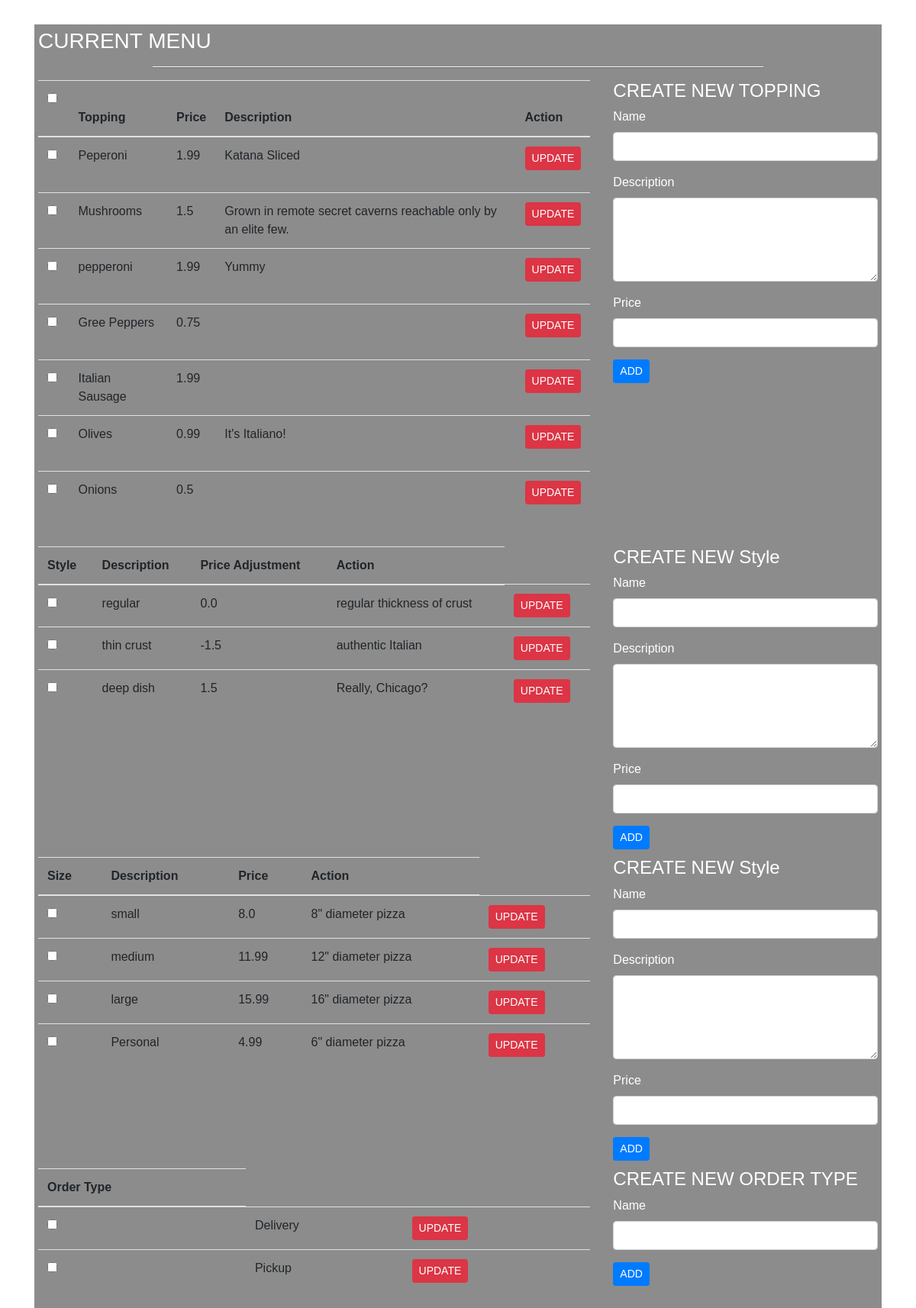
/admin/dash (signed in), run on the app's committed database.
### models.py (models this page shows, shortened)
class ToppingMenu(db.Model):
    __tablename__="toppings_menu"
    id=db.Column(db.Integer,primary_key=True)
    name=db.Column(db.String(255))
    description=db.Column(db.String(255))
    price=db.Column(db.Float)
    available=db.Column(db.Boolean)
    created_at = db.Column(db.DateTime, server_default=func.now())
    updated_at = db.Column(db.DateTime, server_default=func.now(), onupdate=func.now())
    @classmethod
    def get_all(cls):
        return cls.query.all()

class Style(db.Model):
    __tablename__="styles"
    id=db.Column(db.Integer,primary_key=True)
    name=db.Column(db.String(255))
    description=db.Column(db.String(255))
    price=db.Column(db.Float)
    created_at = db.Column(db.DateTime, server_default=func.now())
    updated_at = db.Column(db.DateTime, server_default=func.now(), onupdate=func.now())
    @classmethod
    def get_all(cls):
        return cls.query.all()

class Size(db.Model):
    __tablename__="sizes"
    id=db.Column(db.Integer,primary_key=True)
    name=db.Column(db.String(255))
    description=db.Column(db.String(255))
    price=db.Column(db.Float)
    created_at = db.Column(db.DateTime, server_default=func.now())
    updated_at = db.Column(db.DateTime, server_default=func.now(), onupdate=func.now())
    @classmethod
    def get_all(cls):
        return cls.query.all()

class OrderType(db.Model):
    __tablename__="order_type"
    id=db.Column(db.Integer,primary_key=True)
    name=db.Column(db.String(255))
    created_at = db.Column(db.DateTime, server_default=func.now())
    updated_at = db.Column(db.DateTime, server_default=func.now(), onupdate=func.now())
    @classmethod
    def get_all(cls):
        return cls.query.all()

### staff_controller.py (the view)
def admin_dash():
    if not 'employee_id' in session.keys():
        return redirect('/admin')
    if not Staff.is_logged_in_as_admin:
        return redirect('/')
    topping_menu=ToppingMenu.get_all()
    sizes=Size.get_all()
    styles=Style.get_all()
    order_types=OrderType.get_all()
    return render_template('admindash.html',topping_menu=topping_menu,sizes=sizes,styles=styles, order_types=order_types)

### templates/admindash.html (shortened to what this page needs)
<!DOCTYPE html>
<html lang="en" dir="ltr">
     <head>
          <link rel="stylesheet" href="https://stackpath.bootstrapcdn.com/bootstrap/4.3.1/css/bootstrap.min.css">
          <link rel="stylesheet" href="{{ url_for('static', filename='style.css') }}">
     </head>
     <body>
          <div class="container">
               <div class="header">
                    <h1 class="h5">ADMIN DASHBOARD</h1>
               </div>
               <div class="section">
                    <h1 class="h3">CURRENT MENU</h1>
                    <hr>
                    <div class="row">
                         <div class="col-8">
                              <table class="table">
                                   <thead>
                                        <tr>
                                             <th>
                                                  <input type="checkbox" name="active-toppings-bulk" value="">
                                             </th>
                                             <th scope="col">Topping</th>
                                             <th scope="col">Price</th>
                                             <th scope="col">Description</th>
                                             <th scope="col">Action</th>
                                        </tr>
                                   </thead>
                                   <tbody>
                                        {% for topping in topping_menu: %}
                                        <tr>
                                             <td><input type="checkbox" name="active-toppings-bulk" value="">
                                             <label for="active-toppings-bulk"></label></td>
                                             <td>{{topping.name}}</td>
                                             <td>{{topping.price}}</td>
                                             <td>{{topping.description}}</td>
                                             <td><a href="#" class="btn btn-sm btn-danger">UPDATE</a></td>
                                        </tr>
                                        {% endfor %}
                                   </tbody>
                              </table>
                         </div>
                         <div class="col-4">
                              <h3 class="h4">CREATE NEW TOPPING</h3>
                              <form class="" action="/admin/create_topping" method="post">
                                   <div class="form-group">
                                        <label for="top_name">Name</label>
                                       <input type="text" class="form-control" name="top_name" value="">
                                   </div>
                                   <div class="form-group">
                                        <label for="description">Description</label>
                                       <textarea class="form-control" name="description" rows="4" cols="40"></textarea>
                                   </div>
                                   <div class="form-group">
                                        <label for="price">Price</label>
                                       <input type="text" class="form-control" name="price" value="">
                                   </div>
                                   <input type="submit" class="btn btn-sm btn-primary" value="ADD">
                              </form>
                         </div>
                    </div>
               </div>
               <div class="section">
                    <div class="row">
                         <div class="col-8">
                              <table class="table">
                                   <thead>
                                        <tr>
                                             <th scope="col">Style</th>
                                             <th scope="col">Description</th>
                                             <th scope="col">Price Adjustment</th>
                                             <th scope="col">Action</th>
                                        </tr>
                                   </thead>
                                   <tbody>
                                        {% for style in styles: %}
                                        <tr>
                                             <td><input type="checkbox" name="active-toppings-bulk" value="">
                                             <label for="active-toppings-bulk"></label></td>
                                             <td>{{style.name}}</td>
                                             <td>{{style.price}}</td>
                                             <td>{{style.description}}</td>
                                             <td><a href="#" class="btn btn-sm btn-danger">UPDATE</a></td>
                                        </tr>
                                        {% endfor %}
                                   </tbody>
                              </table>
                         </div>
                         <div class="col-4">
                              <h3 class="h4">CREATE NEW Style</h3>
                              <form class="" action="/admin/create_style" method="post">
                                   <div class="form-group">
                                        <label for="name">Name</label>
                                        <input type="text" class="form-control" name="name" value="">
                                   </div>
                                   <div class="form-group">
                                        <label for="description">Description</label>
                                        <textarea class="form-control" name="description" rows="4" cols="40"></textarea>
                                   </div>
                                   <div class="form-group">
                                        <label for="price">Price</label>
                                        <input type="text" class="form-control" name="price" value="">
                                   </div>
                                   <input type="submit" class="btn btn-sm btn-primary" value="ADD">
                              </form>
                         </div>
                    </div>
               </div>
               <div class="section">
                    <div class="row">
                         <div class="col-8">
                              <table class="table">
                                   <thead>
                                        <tr>
                                             <th scope="col">Size</th>
                                             <th scope="col">Description</th>
                                             <th scope="col">Price</th>
                                             <th scope="col">Action</th>
                                        </tr>
                                   </thead>
                                   <tbody>
                                        {% for size in sizes: %}
                                        <tr>
                                             <td><input type="checkbox" name="active-toppings-bulk" value="">
                                             <label for="active-toppings-bulk"></label></td>
                                             <td>{{size.name}}</td>
                                             <td>{{size.price}}</td>
                                             <td>{{size.description}}</td>
                                             <td><a href="#" class="btn btn-sm btn-danger">UPDATE</a></td>
                                        </tr>
                                        {% endfor %}
                                   </tbody>
                              </table>
                         </div>
                         <div class="col-4">
                              <h3 class="h4">CREATE NEW Style</h3>
                              <form class="" action="/admin/create_size" method="post">
                                   <div class="form-group">
                                        <label for="name">Name</label>
                                        <input type="text" class="form-control" name="name" value="">
                                   </div>
                                   <div class="form-group">
                                        <label for="description">Description</label>
                                        <textarea class="form-control" name="description" rows="4" cols="40"></textarea>
                                   </div>
                                   <div class="form-group">
                                        <label for="price">Price</label>
                                        <input type="text" class="form-control" name="price" value="">
                                   </div>
                                   <input type="submit" class="btn btn-sm btn-primary" value="ADD">
                              </form>
                         </div>
                    </div>
               </div>
               <div class="section">
                    <div class="row">
                         <div class="col-8">
                              <table class="table">
                                   <thead>
                                        <tr>
                                             <th scope="col">Order Type</th>
                                        </tr>
                                   </thead>
                                   <tbody>
                                        {% for type in order_types: %}
                                        <tr>
                                             <td><input type="checkbox" name="active-toppings-bulk" value="">
                                             <label for="active-toppings-bulk"></label></td>
                                             <td>{{type.name}}</td>
                                             <td><a href="#" class="btn btn-sm btn-danger">UPDATE</a></td>
                                        </tr>
                                        {% endfor %}
                                   </tbody>
                              </table>
                         </div>
                         <div class="col-4">
                              <h3 class="h4">CREATE NEW ORDER TYPE</h3>
                              <form class="" action="/admin/create_order_type" method="POST">
                                   <div class="form-group">
                                        <label for="name">Name</label>
                                        <input type="text" class="form-control" name="name" value="">
                                   </div>
                                   <input type="submit" class="btn btn-sm btn-primary" value="ADD">
                              </form>
                         </div>
                    </div>
               </div>
          </div>
     </body>
</html>

### static/style.css (style rules this page uses)
body { background: url(img/vita-marija-murenaite-691145-unsplash.jpg); background-size: cover; background-position: center; font-family: 'Hind', sans-serif; color: white; }
html { height: 100%; }
hr { width: 800px; border-top: 1px solid #f8f8f8; border-bottom: 1px solid rgba(0,0,0,0.2); }
.section { padding: 5px; background-color: rgba(0, 0, 0, 0.45); }

### data on the page
ToppingMenu: name "Peperoni", price "1.99", description "Katana Sliced"
ToppingMenu: name "Mushrooms", price "1.5", description "Grown in remote secret caverns reachable only by an elite few."
ToppingMenu: name "pepperoni", price "1.99", description "Yummy"
ToppingMenu: name "Gree Peppers", price "0.75"
ToppingMenu: name "Italian Sausage", price "1.99"
ToppingMenu: name "Olives", price "0.99", description "It's Italiano!"
ToppingMenu: name "Onions", price "0.5"
Style: name "regular", price "0.0", description "regular thickness of crust"
Style: name "thin crust", price "-1.5", description "authentic Italian"
Style: name "deep dish", price "1.5", description "Really, Chicago?"
Size: name "small", price "8.0", description "8\" diameter pizza"
Size: name "medium", price "11.99", description "12\" diameter pizza"
Size: name "large", price "15.99", description "16\" diameter pizza"
Size: name "Personal", price "4.99", description "6\" diameter pizza"
OrderType: name "Delivery"
OrderType: name "Pickup"
